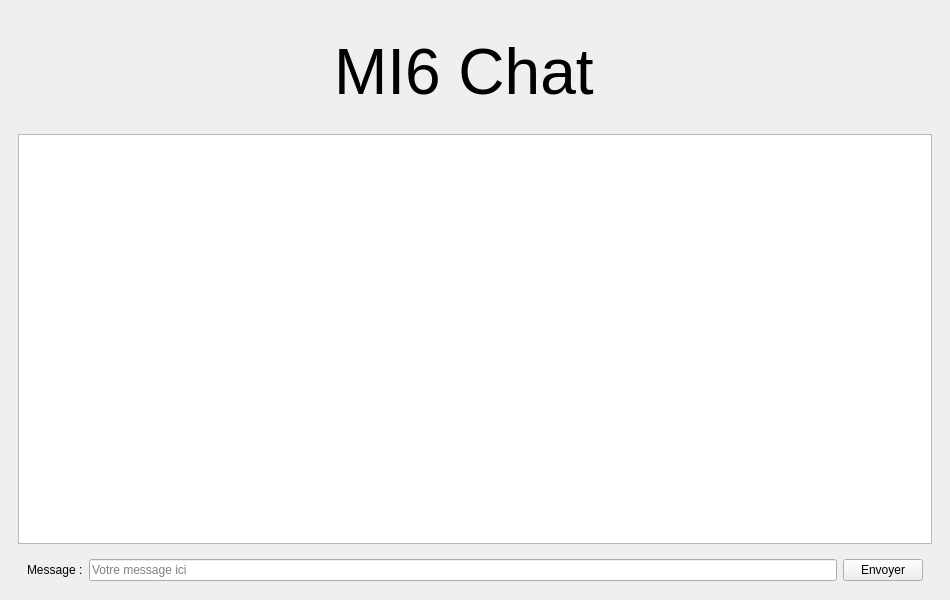
<?xml version="1.0" encoding="UTF-8"?>
<ui version="4.0">
 <class>ClientTcp</class>
 <widget class="QMainWindow" name="ClientTcp">
  <property name="geometry">
   <rect>
    <x>0</x>
    <y>0</y>
    <width>950</width>
    <height>600</height>
   </rect>
  </property>
  <property name="windowTitle">
   <string>ClientTcp</string>
  </property>
  <property name="windowIcon">
   <iconset>
    <normaloff>../build/win/chat/client/conversation_102940.png</normaloff>../build/win/chat/client/conversation_102940.png</iconset>
  </property>
  <property name="layoutDirection">
   <enum>Qt::LeftToRight</enum>
  </property>
  <widget class="QWidget" name="mainwindow1">
   <layout class="QHBoxLayout" name="horizontalLayout">
    <item>
     <widget class="QWidget" name="mainwindow2" native="true">
      <property name="enabled">
       <bool>true</bool>
      </property>
      <property name="toolTipDuration">
       <number>-1</number>
      </property>
      <layout class="QGridLayout" name="gridLayout" rowstretch="0,0,0,0">
       <item row="2" column="1">
        <widget class="QTextBrowser" name="displayMessage"/>
       </item>
       <item row="3" column="1">
        <widget class="QWidget" name="group_message" native="true">
         <layout class="QGridLayout" name="groupe_message" columnstretch="0,0,0,1,0,0">
          <property name="bottomMargin">
           <number>1</number>
          </property>
          <item row="0" column="2">
           <widget class="QLabel" name="label_message">
            <property name="text">
             <string>Message :</string>
            </property>
           </widget>
          </item>
          <item row="0" column="5">
           <widget class="QPushButton" name="boutonEnvoyer">
            <property name="text">
             <string>Envoyer</string>
            </property>
           </widget>
          </item>
          <item row="0" column="3">
           <widget class="QLineEdit" name="boxMessage">
            <property name="placeholderText">
             <string>Votre message ici</string>
            </property>
           </widget>
          </item>
         </layout>
        </widget>
       </item>
       <item row="1" column="1">
        <widget class="QWidget" name="group_titre_image" native="true">
         <property name="maximumSize">
          <size>
           <width>16777215</width>
           <height>150</height>
          </size>
         </property>
         <layout class="QGridLayout" name="gridLayout_2" columnstretch="0,0,0,0">
          <property name="leftMargin">
           <number>9</number>
          </property>
          <item row="0" column="2">
           <widget class="QWidget" name="group_nom" native="true">
            <property name="maximumSize">
             <size>
              <width>300</width>
              <height>150</height>
             </size>
            </property>
            <property name="layoutDirection">
             <enum>Qt::LeftToRight</enum>
            </property>
            <layout class="QGridLayout" name="gridLayout_3">
             <property name="leftMargin">
              <number>9</number>
             </property>
             <item row="2" column="0">
              <widget class="QLabel" name="label_nom">
               <property name="maximumSize">
                <size>
                 <width>500</width>
                 <height>200</height>
                </size>
               </property>
               <property name="font">
                <font>
                 <family>Arial</family>
                 <pointsize>14</pointsize>
                </font>
               </property>
               <property name="text">
                <string>&lt;html&gt;&lt;head/&gt;&lt;body&gt;&lt;p&gt;&lt;span style=&quot; font-size:48pt;&quot;&gt;MI6 Chat&lt;/span&gt;&lt;/p&gt;&lt;/body&gt;&lt;/html&gt;</string>
               </property>
              </widget>
             </item>
            </layout>
           </widget>
          </item>
          <item row="0" column="0">
           <widget class="QLabel" name="label_image">
            <property name="maximumSize">
             <size>
              <width>150</width>
              <height>150</height>
             </size>
            </property>
            <property name="text">
             <string/>
            </property>
            <property name="pixmap">
             <pixmap resource="image.qrc">:/conversation_102940.png</pixmap>
            </property>
            <property name="alignment">
             <set>Qt::AlignCenter</set>
            </property>
           </widget>
          </item>
          <item row="0" column="3">
           <widget class="QLabel" name="label_image2">
            <property name="maximumSize">
             <size>
              <width>150</width>
              <height>150</height>
             </size>
            </property>
            <property name="text">
             <string/>
            </property>
            <property name="pixmap">
             <pixmap resource="image.qrc">:/conversation_102940.png</pixmap>
            </property>
           </widget>
          </item>
         </layout>
        </widget>
       </item>
      </layout>
     </widget>
    </item>
   </layout>
  </widget>
 </widget>
 <resources>
  <include location="image.qrc"/>
 </resources>
 <connections/>
</ui>
